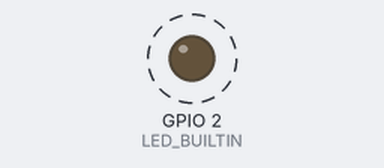
A sketch run on a simulated ESP32. Shown: output pins drawn as LEDs (lit = HIGH). Dashed ring = blinking.

Above: at 0.5 s.
Timing chart, 0 to 4.6 s (numbered marks = the images above):
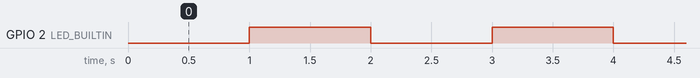

The sketch:

GPIOTimeInterrupt.ino
```cpp
hw_timer_t *timer0 = NULL;
volatile bool has_expired = false;
void IRAM_ATTR isr_timer0Interrupt() {
  has_expired = true;
}
void setup() {
  Serial.begin(115200);
  pinMode(LED_BUILTIN, OUTPUT);
  // Set timer frequency to 1MHz
  timer0 = timerBegin(1000000);
  // Attach isr_timer0Interrupt to our Timer0.
  timerAttachInterrupt(timer0, &isr_timer0Interrupt);
  // Set alarm to call isr_timer0Interrupt every second(value in microseconds)
  // Repeat the alarm (third parameter) with unlimited count = 0(fourth parameter)
  timerAlarm(timer0, 1000000, true, 0);
}
void loop() {
  if (has_expired){
    digitalWrite(LED_BUILTIN, !digitalRead(LED_BUILTIN));
    has_expired = false;
  }
}
```

Measured:
- by itself, GPIO 2 (LED_BUILTIN): alternates HIGH for 1.0 s and LOW for 1.0 s
